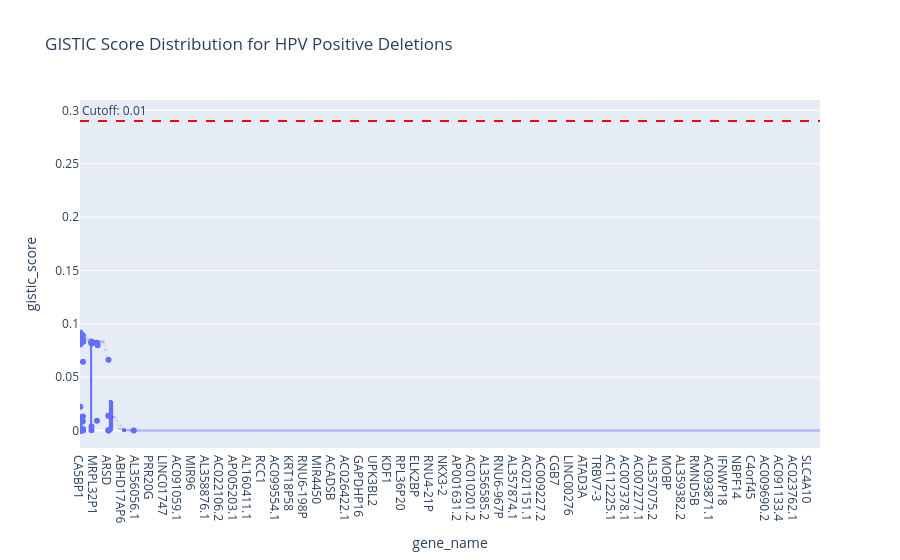

The notebook cell this image was saved under:
### Code cell
### plot the gistic score distribution
plot_gistic_distribution(hpv_positive_deletion_gene_df, "GISTIC Score Distribution for HPV Positive Deletions")

### Figure 1 — Plotly figure (JSON) as saved in the notebook; plotly's stock layout.template omitted (floating-point values rounded to 4 significant figures; data arrays with more than 128 entries replaced by an {"elided": "..."} marker saying what was removed)
{"data": [{"alignmentgroup": "True", "hovertemplate": "gene_name=%{x}<br>gistic_score=%{y}<extra></extra>", "legendgroup": "", "marker": {"color": "#636efa"}, "name": "", "notched": false, "offsetgroup": "", "orientation": "v", "showlegend": false, "type": "box", "x": {"elided": "60623 str values"}, "x0": " ", "xaxis": "x", "y": {"elided": "60623 float values"}, "y0": " ", "yaxis": "y"}], "layout": {"annotations": [{"showarrow": false, "text": "Cutoff: 0.01", "x": 0, "xanchor": "left", "xref": "x domain", "y": 0.29, "yanchor": "bottom", "yref": "y"}], "boxmode": "group", "legend": {"tracegroupgap": 0}, "shapes": [{"line": {"color": "red", "dash": "dash"}, "type": "line", "x0": 0, "x1": 1, "xref": "x domain", "y0": 0.29, "y1": 0.29, "yref": "y"}], "title": {"text": "GISTIC Score Distribution for HPV Positive Deletions"}, "xaxis": {"anchor": "y", "domain": [0, 1], "title": {"text": "gene_name"}}, "yaxis": {"anchor": "x", "domain": [0, 1], "title": {"text": "gistic_score"}}}}
